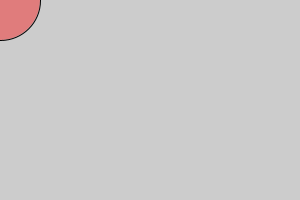
Frame 1 (no input)
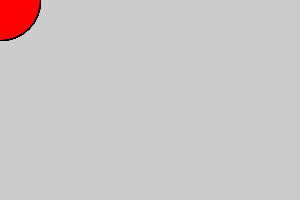
Frame 60 (the mouse pressed at the canvas centre just before this capture)
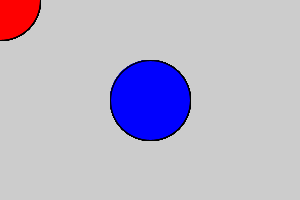
Frame 120 (the mouse held since frame 60 and released just before this capture)

The Processing sketch that drew these frames (run headless with seeded random() and noise(); from frame 60 on, the mouse is pressed at the canvas centre):

// Processing sketch: PRACTICA1
// ── PRACTICA1.pde
void setup() {
size(300, 200); // esta función crea una ventana de 300x200 pixeles 
} 

// Este bloque, función, se ejecuta permanentemente hasta que termine el programa 
void draw() { 
// mousePressed captura el evento del ratón, y cambia el color 
if (mousePressed) { // if es un condicional. Si se cumple, ejecuta fill(0) 
fill(0,0,255,100);
// fill -> rellena con 0,0,255,.AZUL con transparencia
} else { //si no se cumple, ejecuta fill(255) 
fill(255,0,0,100); // 255,0,0 es todo color, ROJO pero con cierta transparencia
} 
ellipse(mouseX, mouseY, 80, 80); // dibuja elobjeto elipse

}// fin de programa
